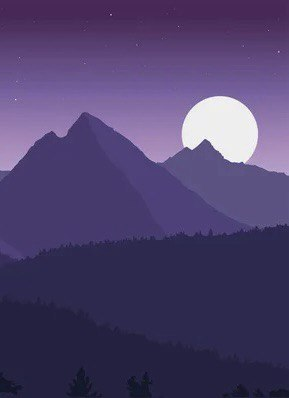
#> input picture sem5/OIIS/lab_5/lab_5/left.jpg, 289 x 398 px
$ python main.py
#> lines starting #> are read from the running program, lines starting #| are printed output that depends on the picture
from PIL import Image

def create_stereoscopic_image(left_image_path, right_image_path, output_path):
#> called with left_image_path = 'left.jpg', right_image_path = 'right.jpg', output_path = 'stereoscopic_image.jpg'
    left_image = Image.open(left_image_path).convert("RGB")
#> left_image is the input picture: PIL image 289x398 RGB; mean R, G, B 78.1, 65.5, 108.4
    right_image = Image.open(right_image_path).convert("RGB")
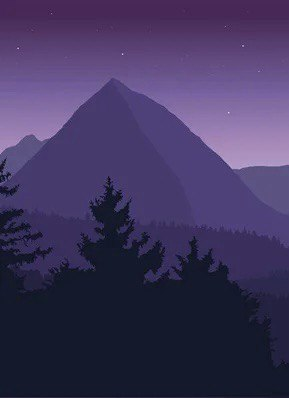
#> input picture sem5/OIIS/lab_5/lab_5/right.jpg, 289 x 398 px
#> right_image is the input picture: PIL image 289x398 RGB; mean R, G, B 64, 53.6, 93.1

    if left_image.size != right_image.size:
        print("Изображения должны быть одинакового размера!")
        return

    left_r, left_g, left_b = left_image.split()
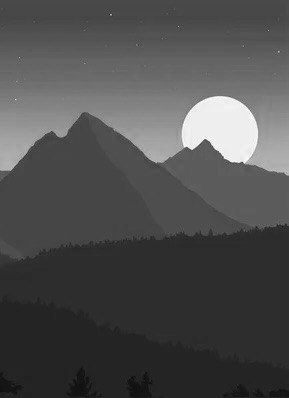
#> left_r: PIL image 289x398 L; min 11, max 255, mean 78.1
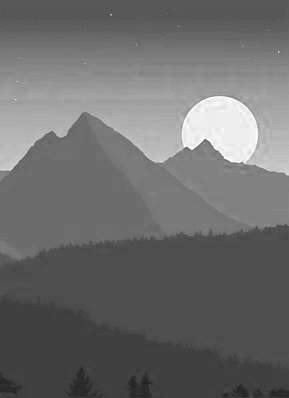
#> left_b: PIL image 289x398 L; min 24, max 255, mean 108.4
    right_r, right_g, right_b = right_image.split()
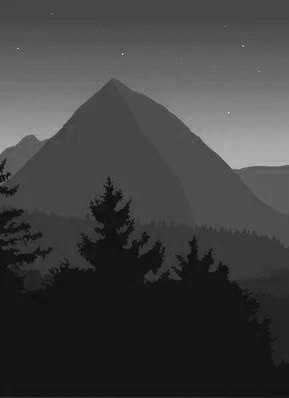
#> right_r: PIL image 289x398 L; min 0, max 232, mean 64
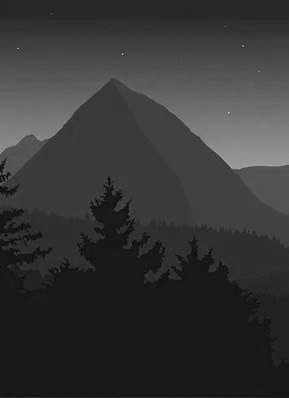
#> right_g: PIL image 289x398 L; min 0, max 208, mean 53.6
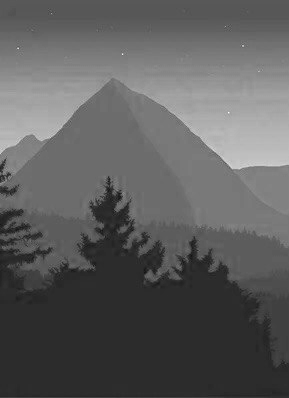
#> right_b: PIL image 289x398 L; min 17, max 255, mean 93.1

    # Создаем новое изображение, комбинируя красный канал левого и синий/зеленый каналы правого
    stereoscopic_image = Image.merge("RGB", (left_r, right_g, right_b))
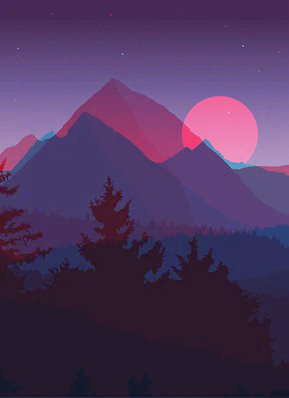
#> stereoscopic_image: PIL image 289x398 RGB; mean R, G, B 78.1, 53.6, 93.1

    stereoscopic_image.save(output_path)
    print(f"Стереоскопическое изображение сохранено в {output_path}")

left_image_path = "left.jpg"
right_image_path = "right.jpg"
output_path = "stereoscopic_image.jpg"

create_stereoscopic_image(left_image_path, right_image_path, output_path)
